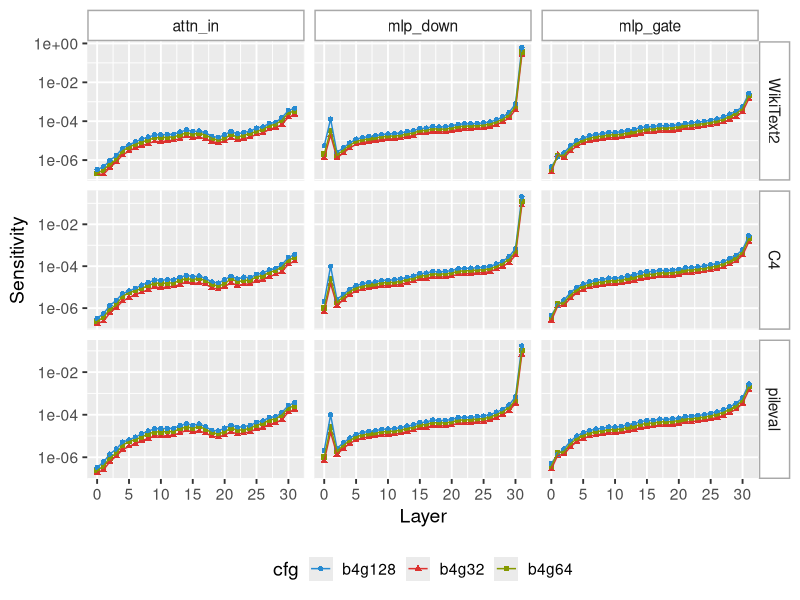

Recreate this plot in R.
#!/usr/bin/env Rscript

library(tidyverse)
library(ggthemes)
library(ggplot2)

df_all <- read_csv("data/llama-sensitivity.csv")

df_layer <- df_all |>
  # filter(model == "Llama-2-7b-hf") |>
  filter(model == "Meta-Llama-3-8B") |>
  # filter(nbits != 2 & (group_size == 32 | group_size == 128)) |>
  filter((nbits == 4 | nbits == 8)) |>
  mutate(
    cfg = paste0("b", nbits, "g", group_size)
  ) |>
  select(-c("nbits", "group_size")) |>
  mutate(
    dataset = factor(
      dataset,
      levels = c("wikitext", "c4", "pileval", "bos"),
      labels = c("WikiText2", "C4", "pileval", "BoS")
    )
  )

plt <- ggplot(df_layer, aes(x = layer, y = sensitivity)) +
  geom_point(
    size = 1.5,
    aes(shape = cfg, color = cfg)
  ) +
  geom_line(
    linewidth = 0.5,
    aes(color = cfg)
  ) +
  labs(x = "Layer", y = "Sensitivity") +
  scale_x_continuous(
    breaks = seq(0, 40, 5)
  ) +
  scale_y_continuous(trans = "log10") +
  theme_gray(base_size = 14) +
  theme(
    legend.position = "bottom"
  ) +
  guides(color = guide_legend(nrow = 1)) +
  facet_grid(dataset ~ part, scales = "free") +
  theme(
    strip.background = element_rect(
      color = "darkgray", fill = "white", linewidth = 1.0, linetype = "solid"
    )
  ) +
  scale_color_solarized()
ggsave(
  "pdfs/sensi-by-moduel.pdf",
  plot = plt,
  width = 10,
  height = 6
)
